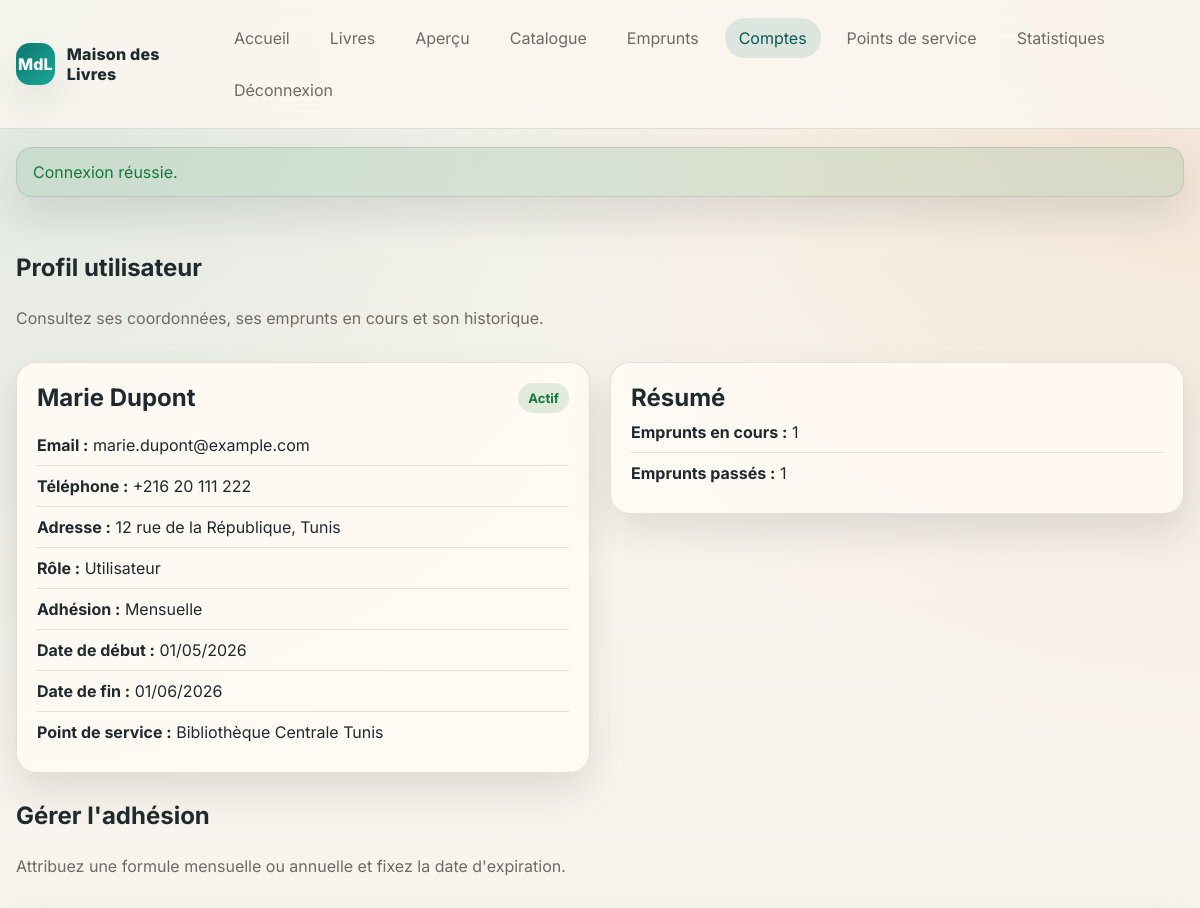
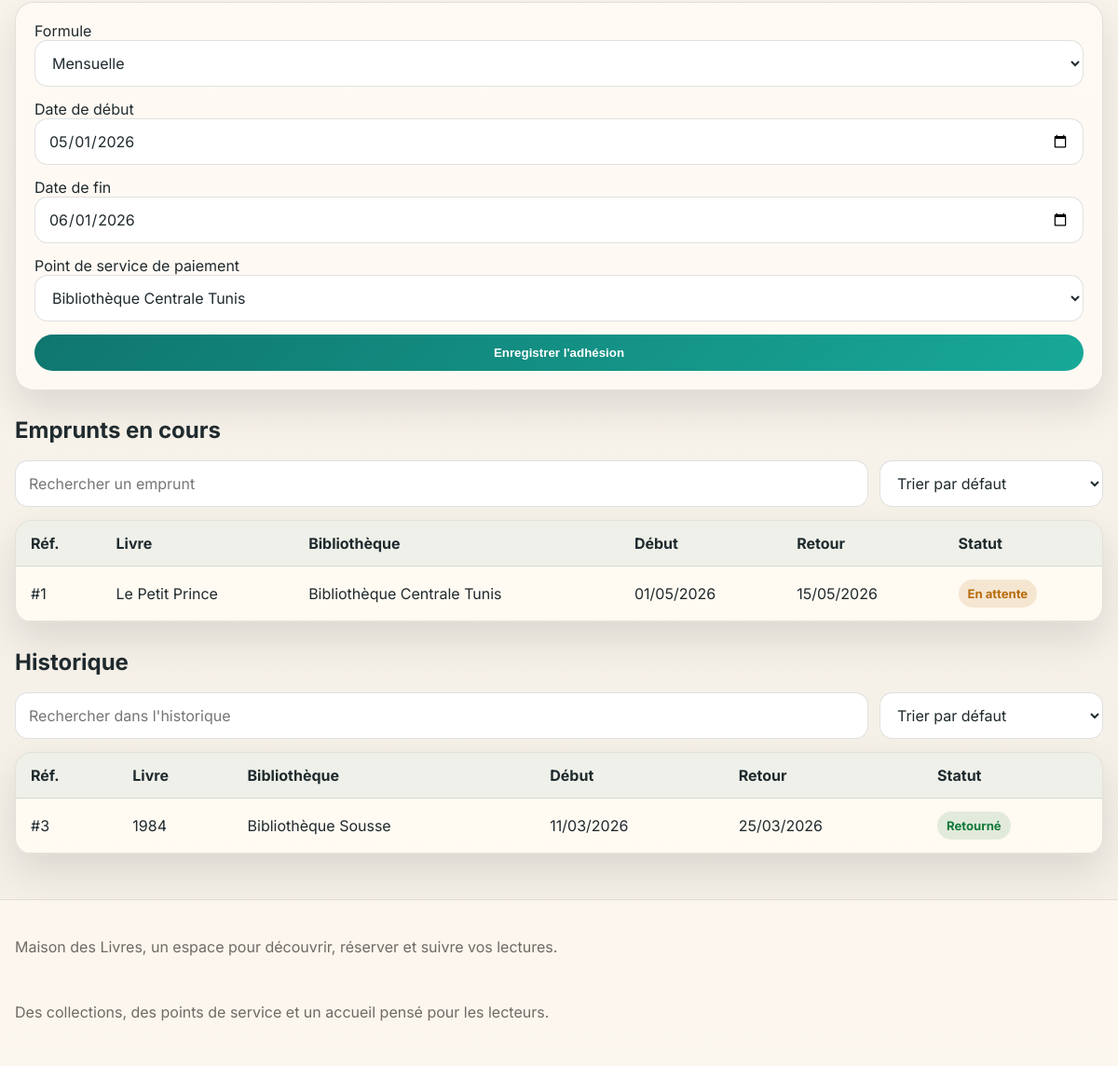
Page /admin-user-view.php?id=1 (signed in) on the committed database (2 pictures, top to bottom).
### tables this page shows
CREATE TABLE users (
    id INT UNSIGNED AUTO_INCREMENT PRIMARY KEY,
    full_name VARCHAR(150) NOT NULL,
    email VARCHAR(190) NOT NULL UNIQUE,
    phone VARCHAR(30) NOT NULL,
    password VARCHAR(255) NOT NULL,
    address VARCHAR(255) DEFAULT NULL,
    status ENUM('active', 'inactive') NOT NULL DEFAULT 'active',
    role ENUM('user', 'admin') NOT NULL DEFAULT 'user',
    membership_type ENUM('none', 'monthly', 'yearly') NOT NULL DEFAULT 'none',
    membership_paid_at DATE DEFAULT NULL,
    membership_expires_at DATE DEFAULT NULL,
    membership_branch_id INT UNSIGNED DEFAULT NULL,
    created_at TIMESTAMP DEFAULT CURRENT_TIMESTAMP,
    updated_at TIMESTAMP NULL DEFAULT NULL ON UPDATE CURRENT_TIMESTAMP
);

CREATE TABLE bibliotheques (
    id INT UNSIGNED AUTO_INCREMENT PRIMARY KEY,
    nom VARCHAR(150) NOT NULL,
    adresse VARCHAR(255) NOT NULL,
    ville VARCHAR(120) NOT NULL,
    telephone VARCHAR(30) DEFAULT NULL,
    description TEXT DEFAULT NULL,
    latitude DECIMAL(10,7) NOT NULL,
    longitude DECIMAL(10,7) NOT NULL,
    created_at TIMESTAMP DEFAULT CURRENT_TIMESTAMP,
    updated_at TIMESTAMP NULL DEFAULT NULL ON UPDATE CURRENT_TIMESTAMP
);

CREATE TABLE emprunts (
    id INT UNSIGNED AUTO_INCREMENT PRIMARY KEY,
    user_id INT UNSIGNED NULL,
    livre_id INT UNSIGNED NULL,
    bibliotheque_id INT UNSIGNED NULL,
    full_name VARCHAR(150) NOT NULL,
    email VARCHAR(190) NOT NULL,
    phone VARCHAR(30) NOT NULL,
    borrow_date DATE NOT NULL,
    return_date DATE NOT NULL,
    status ENUM('pending', 'confirmed', 'cancelled', 'returned') NOT NULL DEFAULT 'pending',
    livre_titre VARCHAR(180) NOT NULL,
    livre_categorie VARCHAR(100) NOT NULL,
    bibliotheque_nom VARCHAR(150) NOT NULL,
    created_at TIMESTAMP DEFAULT CURRENT_TIMESTAMP,
    updated_at TIMESTAMP NULL DEFAULT NULL ON UPDATE CURRENT_TIMESTAMP,
    CONSTRAINT fk_emprunts_users
        FOREIGN KEY (user_id) REFERENCES users(id)
        ON DELETE SET NULL ON UPDATE CASCADE,
    CONSTRAINT fk_emprunts_livres
        FOREIGN KEY (livre_id) REFERENCES livres(id)
        ON DELETE SET NULL ON UPDATE CASCADE,
    CONSTRAINT fk_emprunts_bibliotheques
        FOREIGN KEY (bibliotheque_id) REFERENCES bibliotheques(id)
        ON DELETE SET NULL ON UPDATE CASCADE
);

### public/admin-user-view.php (the view, shortened to what the rows shown need)
<?php
require_once __DIR__ . '/../app/core/helpers.php';
require_once __DIR__ . '/../app/config/Database.php';
require_once __DIR__ . '/../app/core/Model.php';
require_once __DIR__ . '/../app/models/Bibliotheque.php';
require_once __DIR__ . '/../app/models/Emprunt.php';
require_once __DIR__ . '/../app/models/User.php';
$id = isset($_GET['id']) ? (int) $_GET['id'] : 0;
$userModel = new User();
$user = $userModel->findWithMembership($id);
$empruntModel = new Emprunt();
$currentBorrowings = $empruntModel->currentByUser((int) $user->getId());
$previousBorrowings = $empruntModel->previousByUser((int) $user->getId());
$branches = (new Bibliotheque())->all();
require __DIR__ . '/partials/header.php';
?>
<section class="section">
    <div class="section-head">
        <h1>Profil utilisateur</h1>
    </div>
    <div class="split-layout">
        <div class="panel">
            <div class="panel-head">
                <h2><?= e($user->getFullName()) ?></h2>
                <span class="badge <?= badge_class($user->getStatus()) ?>"><?= e(status_label($user->getStatus())) ?></span>
            </div>
            <ul class="info-list">
                <li><strong>Email :</strong> <?= e($user->getEmail()) ?></li>
                <li><strong>Téléphone :</strong> <?= e($user->getPhone()) ?></li>
                <li><strong>Adresse :</strong> <?= e($user->getAddress()) ?></li>
                <li><strong>Rôle :</strong> <?= e(role_label($user->getRole())) ?></li>
                <li><strong>Adhésion :</strong> <?= e(membership_label($user->getMembershipType())) ?></li>
                <li><strong>Date de début :</strong> <?= e(format_date_fr($user->getMembershipPaidAt())) ?></li>
                <li><strong>Date de fin :</strong> <?= e(format_date_fr($user->getMembershipExpiresAt())) ?></li>
                <li><strong>Point de service :</strong> <?= e($user->getMembershipBranchName() ?: '-') ?></li>
            </ul>
        </div>
        <div class="panel">
            <h2>Résumé</h2>
        </div>
    </div>
</section>
<section class="section">
    <div class="section-head section-head-small">
        <h2>Gérer l'adhésion</h2>
    </div>
    <form class="panel form-stack" method="post" action="<?= url('admin-user-view', ['id' => $user->getId()]) ?>" data-membership-form>
        <label>Formule
            <select class="form-control" name="membership_type" required data-membership-type>
                <option value="monthly" <?= $user->getMembershipType() === 'monthly' ? 'selected' : '' ?>>Mensuelle</option>
            </select>
        </label>
        <label>Date de début
            <input class="form-control" type="date" name="membership_paid_at" value="<?= e($user->getMembershipPaidAt() ?? '') ?>" data-membership-start>
        </label>
        <label>Date de fin
            <input class="form-control" type="date" name="membership_expires_at" value="<?= e($user->getMembershipExpiresAt() ?? '') ?>" data-membership-end>
        </label>
        <label>Point de service de paiement
            <select class="form-control" name="membership_branch_id">
                <?php foreach ($branches as $branch): ?>
                    <option value="<?= e((string) $branch->getId()) ?>" <?= (int) $user->getMembershipBranchId() === (int) $branch->getId() ? 'selected' : '' ?>>
                        <?= e($branch->getNom()) ?>
                    </option>
                <?php endforeach; ?>
            </select>
        </label>
    </form>
</section>
<section class="section">
    <div class="section-head section-head-small">
        <h2>Emprunts en cours</h2>
    </div>
    <div class="table-responsive">
        <table class="data-table" id="currentBorrowingsTable">
            <thead>
                <tr>
                    <th>Réf.</th>
                    <th>Livre</th>
                    <th>Bibliothèque</th>
                    <th>Début</th>
                    <th>Retour</th>
                    <th>Statut</th>
                </tr>
            </thead>
            <tbody>
                <?php foreach ($currentBorrowings as $borrow): ?>
                    <tr
                        data-search="<?= e(strtolower('#' . $borrow->getId() . ' ' . $borrow->getLivreTitre() . ' ' . $borrow->getBibliothequeNom() . ' ' . status_label($borrow->getStatus()))) ?>"
                        data-sort-ref="<?= e((string) $borrow->getId()) ?>"
                        data-sort-book="<?= e(strtolower($borrow->getLivreTitre())) ?>"
                        data-sort-branch="<?= e(strtolower($borrow->getBibliothequeNom())) ?>"
                        data-sort-return="<?= e($borrow->getReturnDate()) ?>"
                    >
                        <td>#<?= e((string) $borrow->getId()) ?></td>
                        <td><?= e($borrow->getLivreTitre()) ?></td>
                        <td><?= e($borrow->getBibliothequeNom()) ?></td>
                        <td><?= e(format_date_fr($borrow->getBorrowDate())) ?></td>
                        <td><?= e(format_date_fr($borrow->getReturnDate())) ?></td>
                        <td><span class="badge <?= badge_class($borrow->getStatus()) ?>"><?= e(status_label($borrow->getStatus())) ?></span></td>
                    </tr>
                <?php endforeach; ?>
            </tbody>
        </table>
    </div>
</section>
<section class="section">
    <div class="section-head section-head-small">
        <h2>Historique</h2>
    </div>
    <div class="table-responsive">
        <table class="data-table" id="previousBorrowingsTable">
            <thead>
                <tr>
                    <th>Réf.</th>
                    <th>Livre</th>
                    <th>Bibliothèque</th>
                    <th>Début</th>
                    <th>Retour</th>
                    <th>Statut</th>
                </tr>
            </thead>
            <tbody>
                <?php foreach ($previousBorrowings as $borrow): ?>
                    <tr
                        data-search="<?= e(strtolower('#' . $borrow->getId() . ' ' . $borrow->getLivreTitre() . ' ' . $borrow->getBibliothequeNom() . ' ' . status_label($borrow->getStatus()))) ?>"
                        data-sort-ref="<?= e((string) $borrow->getId()) ?>"
                        data-sort-book="<?= e(strtolower($borrow->getLivreTitre())) ?>"
                        data-sort-branch="<?= e(strtolower($borrow->getBibliothequeNom())) ?>"
                        data-sort-return="<?= e($borrow->getReturnDate()) ?>"
                    >
                        <td>#<?= e((string) $borrow->getId()) ?></td>
                        <td><?= e($borrow->getLivreTitre()) ?></td>
                        <td><?= e($borrow->getBibliothequeNom()) ?></td>
                        <td><?= e(format_date_fr($borrow->getBorrowDate())) ?></td>
                        <td><?= e(format_date_fr($borrow->getReturnDate())) ?></td>
                        <td><span class="badge <?= badge_class($borrow->getStatus()) ?>"><?= e(status_label($borrow->getStatus())) ?></span></td>
                    </tr>
                <?php endforeach; ?>
            </tbody>
        </table>
    </div>
</section>
<?php require __DIR__ . '/partials/footer.php'; ?>

### rows in the picture
users: full_name "Marie Dupont", status "Actif", email "marie.dupont@example.com", phone "+216 20 111 222", address "12 rue de la République, Tunis", role "Utilisateur", membership_type "Mensuelle", membership_paid_at "01/05/2026", membership_expires_at "01/06/2026", membership_branch.nom "Bibliothèque Centrale Tunis", membership_paid_at "05/01/2026", membership_expires_at "06/01/2026", membership_branch_id "Bibliothèque Centrale Tunis"
emprunts: id "1", livre_titre "Le Petit Prince", bibliotheque_nom "Bibliothèque Centrale Tunis", borrow_date "01/05/2026", return_date "15/05/2026", status "En attente"
emprunts: id "3", livre_titre "1984", bibliotheque_nom "Bibliothèque Sousse", borrow_date "11/03/2026", return_date "25/03/2026", status "Retourné"

### other values in the picture
$flash['message'] "Connexion réussie."
count($currentBorrowings) "1"
count($previousBorrowings) "1"
